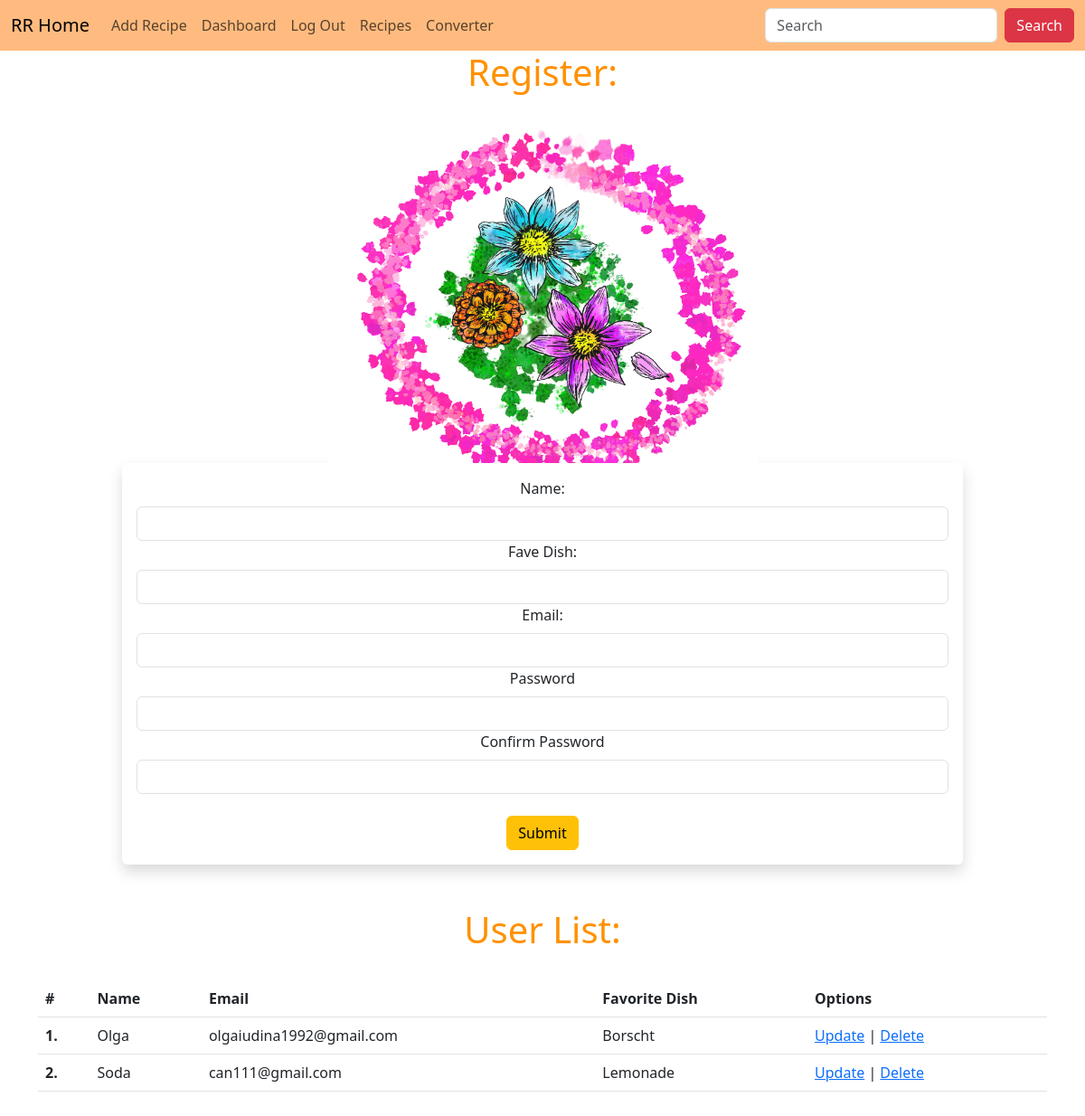
Page /user/add (signed in) on the committed database.
### starter.py (models this page shows, shortened)
class Users(db.Model, UserMixin):
    id = db.Column(db.Integer, primary_key=True)
    name = db.Column(db.String(200), nullable=False)
    favorite_dish = db.Column(db.String(200))
    email = db.Column(db.String(100), nullable=False, unique=True)
    date_added = db.Column(db.DateTime, default=datetime.utcnow)
    recipes = db.relationship('Recipes', backref='poster')
    password_hash = db.Column(db.String(150))
    @property
    def password(self):
        raise AttributeError('Password is not a readable attribute!')

### starter.py (the view, shortened to what this page needs)
@app.route('/user/add', methods=['GET', 'POST'])
def add_user():
    form = UserForm()
    name = None
    our_users = Users.query.order_by(Users.date_added)
    return render_template('add_user.html', form=form, name=name, our_users=our_users)

### webforms.py
class UserForm(FlaskForm):
    name = StringField("Name: ", validators=[DataRequired()])
    favorite_dish = StringField("Fave Dish: ")
    email = StringField("Email: ", validators=[DataRequired()])
    password_hash = PasswordField('Password', validators=[DataRequired(), EqualTo('password_hash', message='Passwords Must Match')])
    password_hash2 = PasswordField('Confirm Password', validators=[DataRequired()])
    submit = SubmitField("Submit")

class SearchForm(FlaskForm):
    searchbar = StringField("Search", validators=[DataRequired()])
    submit = SubmitField('Submit')

### starter.py (called while the page is built)
@login_manager.user_loader
def load_user(user_id):
    return Users.query.get(int(user_id))

@app.context_processor
def base():
    form=SearchForm()
    return dict(form=form)

### templates/add_user.html (shortened to what this page needs)
{% extends 'base.html' %}
{%block content%}
<center>
    <h1>Register: </h1>
    <img src="{{url_for('static', filename='images/floral.png')}}">
    <br />
    <div class="col-10">
    <div class="shadow p-3 mb-5 bg-body rounded">
    <form method="POST">
        {{form.name.label(class="form-label")}}
        {{form.name(class="form-control")}}
        {{form.favorite_dish.label(class="form-label")}}
        {{form.favorite_dish(class="form-control")}}
        {{form.email.label(class="form-label")}}
        {{form.email(class="form-control")}}
        {{form.password_hash.label(class="form-label")}}
        {{form.password_hash(class="form-control")}}
        {{form.password_hash2.label(class="form-label")}}
        {{form.password_hash2(class="form-control")}}
        <br />
        {{form.submit(class="btn btn-warning")}}
    </form>
    </div>
  </div>
    <h1>User List: </h1>
    <br />
    <table class="table table-hover">
        <thead>
            <tr>
              <th scope="col">#</th>
              <th scope="col">Name</th>
              <th scope="col">Email</th>
              <th scope="col">Favorite Dish</th>
              <th scope="col">Options</th>
            </tr>
          </thead>
          <tbody>
            {% for our_user in our_users %}
            <tr>
              <th scope="row">{{our_user.id}}.</th>
              <td>{{our_user.name}}</td>
              <td>{{our_user.email}}</td>
              <td>{{our_user.favorite_dish}}</td>
              <td><a href="{{url_for('update', id=our_user.id)}}">Update</a> | <a href="{{url_for('delete', id=our_user.id)}}">Delete</a></td>
              </tr>
            {% endfor %}
    </table>
    <br />
</center>
{% endblock %}

### static/css/style.css (style rules this page uses)
h1 { color: rgb(255, 145, 0); }
img { max-width: 600px; max-height: 400px; }

### rows in the picture
Users: id "1", name "Olga", email "olgaiudina1992@gmail.com", favorite_dish "Borscht"
Users: id "2", name "Soda", email "can111@gmail.com", favorite_dish "Lemonade"
